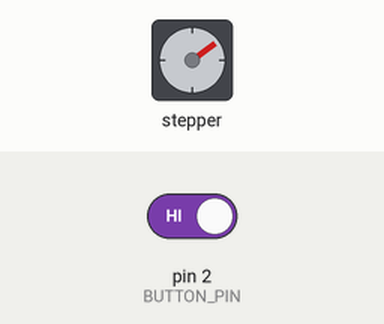
This sketch was run on a simulated Arduino Uno, built with avr-gcc and run on an emulated ATmega328P. Shown: stepper motor. The inputs (shaded band) are chosen by the test bench; at power-on: pin 2 (BUTTON_PIN) HIGH. Stepper angles assume 2048 steps per turn; what the sketch prints to the serial monitor is not drawn.

Above: at 1.07 s.
At 13.9 s:
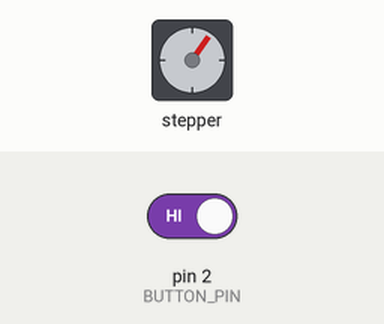
14.0 s: pin 2 (BUTTON_PIN) driven LOW
At 26.1 s:
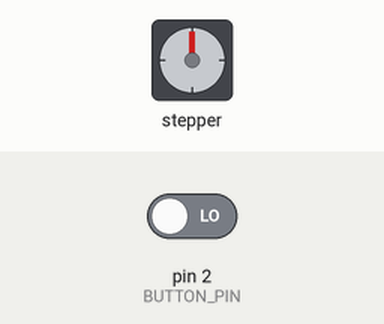
Timing chart, 0 to 32.8 s (numbered marks = the images above; inputs shaded):
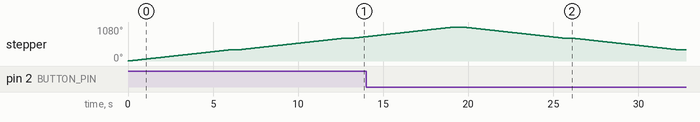

The sketch:

buttonmottor.ino
```cpp
#include <Stepper.h>

// 스테퍼 모터의 회전당 스텝 수 (28BYJ-48 모터 기준)
const int stepsPerRevolution = 2048;

// 버튼이 연결된 핀
const int BUTTON_PIN = 2;

// Stepper 객체 생성 (핀 번호는 연결 상태에 따라 변경)
Stepper myStepper(stepsPerRevolution, 8, 10, 9, 11);

void setup() {
  // 모터 속도 설정 (RPM 단위)
  myStepper.setSpeed(10);

  // 버튼 핀을 INPUT_PULLUP 모드로 설정
  // 버튼을 누르지 않았을 때는 HIGH, 눌렀을 때는 LOW
  pinMode(BUTTON_PIN, INPUT_PULLUP);

  Serial.begin(9600);
  Serial.println("스테퍼 모터 제어 시작.");
}

void loop() {
  // loop() 함수가 반복될 때마다 버튼 상태를 읽음
  int buttonState = digitalRead(BUTTON_PIN);

  // 버튼이 눌리지 않았을 때 (INPUT_PULLUP 모드에서는 HIGH)
  if (buttonState == HIGH) {
Serial.println("버튼 누름: 정방향으로 회전합니다.");
    // 모터를 정방향으로 한 바퀴 회전
    myStepper.step(stepsPerRevolution);
    delay(500);


  }
  // 버튼이 눌렸을 때 (LOW)
  else {
   Serial.println("버튼 안 누름: 역방향으로 회전합니다.");
    // 모터를 역방향으로 한 바퀴 회전
    myStepper.step(-stepsPerRevolution);
    delay(500);
  }
}
```
